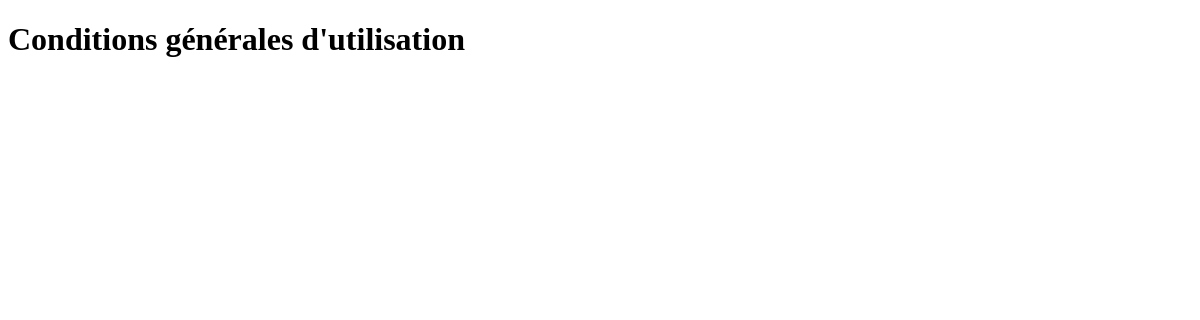
The app's page /src/view/loggedout/CGU.php, older data.
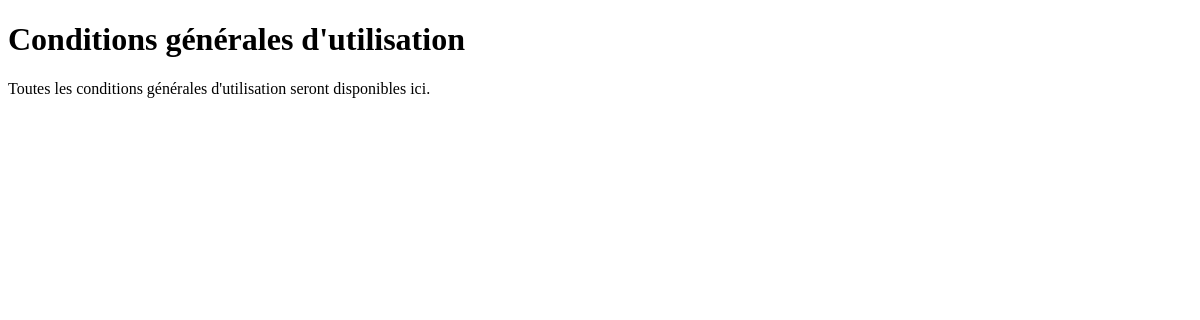
The same page, newer data.
### tables this page shows
CREATE TABLE contenu_site(
	id_contenu INT AUTO_INCREMENT PRIMARY KEY,
	contenu TEXT NOT NULL,
	type VARCHAR(255) NOT NULL
);

### src/view/loggedout/CGU.php (the view, shortened to what this page needs)
<!DOCTYPE html>
<html>
	<head>
		<link rel="stylesheet" href="../../public/css/autre/modif_view.css">
    </head>
    <body>
        <h1>Conditions générales d'utilisation</h1>
        <?php
			$db = db_connect();
				?><script> show_message('Connexion à la base de donnée impossible','red'); </script><?php
            try {
				$req = "SELECT contenu FROM contenu_site WHERE type = 'CGU'";
				$rep = $db->query($req);
			} catch (Exception $e){
				?><script type="text/javascript"> show_message('Erreur serveur','red'); </script><?php
				exit;
			}
			if ($rep->rowCount()==0){
				?><script type="text/javascript"> show_message('Aucun contenu trouvé pour les CGU','orange'); </script><?php
			} else {
                $cgu = $rep->fetch();
                echo $cgu['contenu'];
			}
        ?>
    </body>
</html>

### src/public/css/autre/modif_view.css (style rules this page uses)
:root { --delete_color: #59adde; }

Row changes from the older to the newer data that the page shows:
added contenu_site: contenu "Toutes les conditions générales d'utilisation seront disponibles ici."
